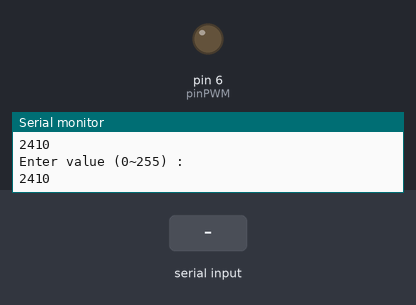
Recording of a sketch running on a simulated Arduino Uno, built with avr-gcc and run on an emulated ATmega328P. On the bench: output pins drawn as LEDs (lit = HIGH), the last lines printed to the serial monitor. The inputs (shaded band) are chosen by the test bench.

Above: at 1.2 s.
1.3 s: "90,45\n" received over Serial
At 2.8 s:
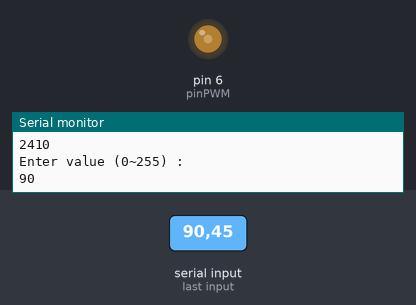
4.3 s: "30,150\n" received over Serial
At 5.6 s:
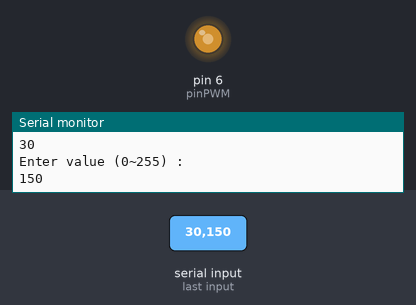
6.8 s: "200\n" received over Serial
At 8.0 s:
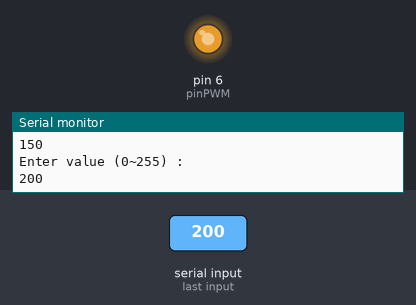
9.8 s: "90\n" received over Serial
At 10.3 s:
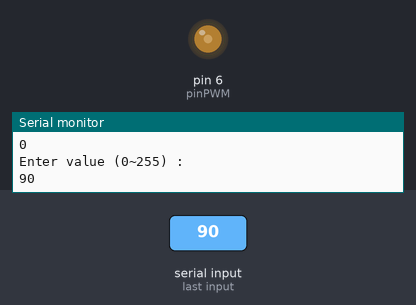
Timing chart, 0 to 13.3 s (numbered marks = the images above; inputs shaded):
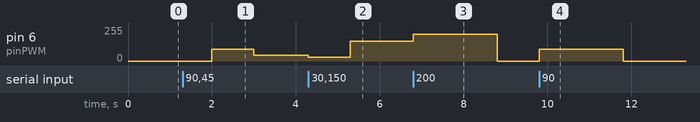

Measured:
- after the input at 1.3 s, pin 6 (pinPWM): 0/255 → 90/255 after 0.70 s, → 45/255 1.0 s later
- after the input at 4.3 s, pin 6 (pinPWM): 45/255 → 30/255 at once, → 150/255 1.0 s later
- after the input at 6.8 s, pin 6 (pinPWM): 150/255 → 200/255 at once, → 0/255 2.0 s later
- after the input at 9.8 s, pin 6 (pinPWM): 0/255 → 90/255 at once, → 0/255 2.0 s later

The sketch:

sketch_sep29a.ino
```cpp
const byte pinPWM=6; //pwm

void setup() {
  Serial.begin(9600);
}

void loop() {
  int value;

  if(Serial.available())
  {
    //value = Serial.read();
    value = Serial.parseInt(); //Serial.parseInt()
    value = constrain(value, 0 ,255);
    analogWrite(pinPWM,value);
  }
  Serial.println("Enter value (0~255) :");
  Serial.println(value);
  delay(1000);
}
```
